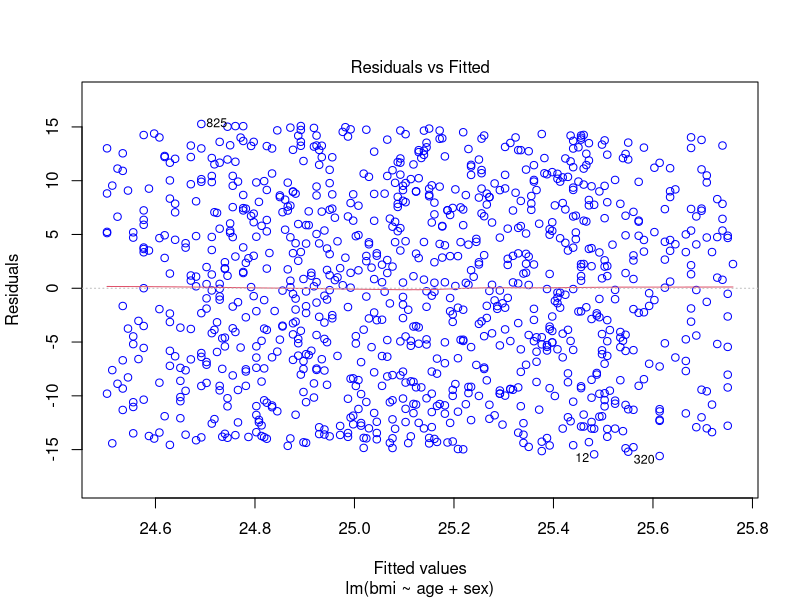
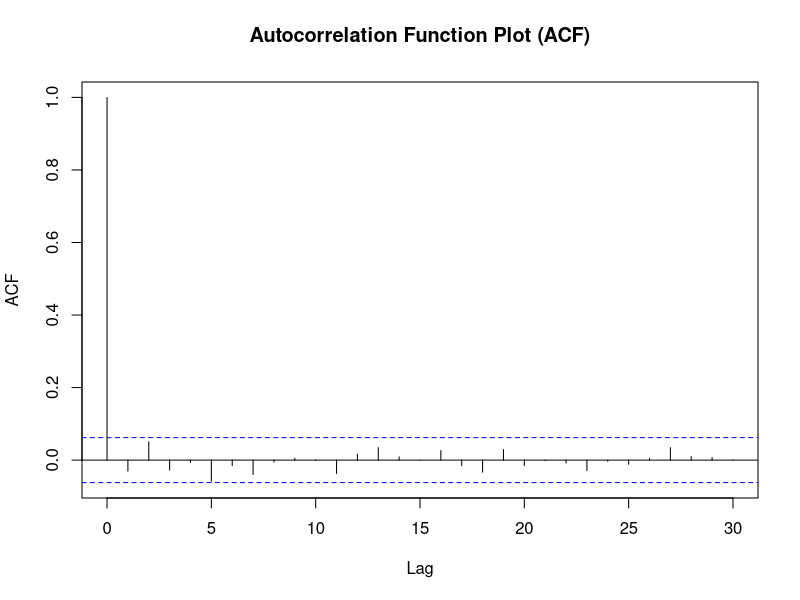
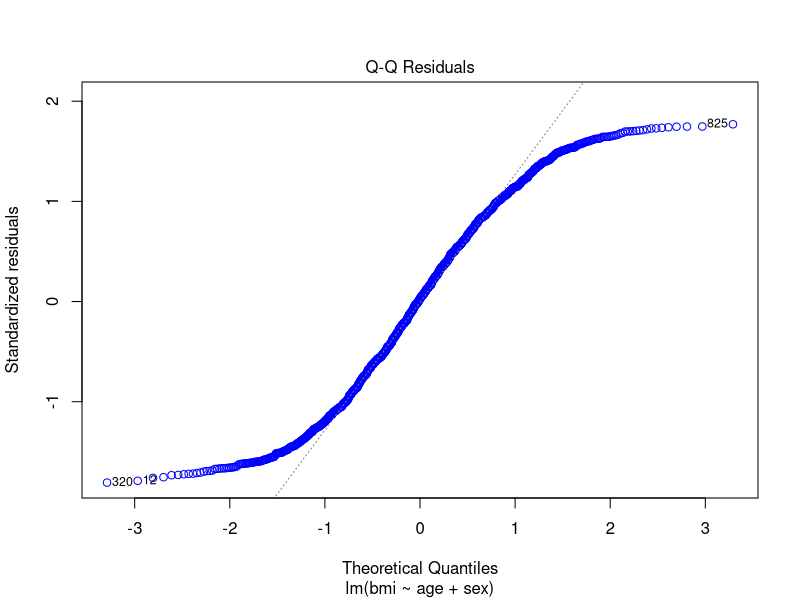
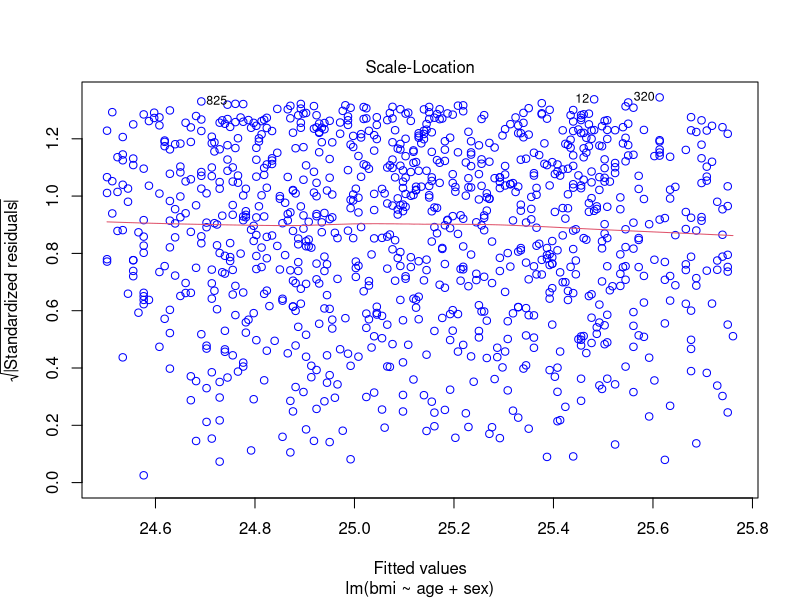

These charts were generated, in order, by the following R code:
## ---- chunk 1
knitr::opts_chunk$set(echo = TRUE, message = FALSE,error = TRUE)
## ---- chunk 2
set.seed(11)
## ---- chunk 3
age<-c(sample(x=seq(0,99),size=1000,replace = TRUE))
bmi<-c(runif(1000,min = 10,max = 40))
## ---- chunk 4
sex<-(sample(x=c("male","female"),size = 1000,replace = TRUE))
sex<-factor(sex,levels = c("female","male"))
## ---- chunk 5
df<-data.frame(
  serial_number=seq(1:1000),
  bmi=bmi,
  age=age,
  sex=sex
)
## ---- chunk 6
knitr::kable(head(df))
## ---- chunk 7
library(caret)
ind<-sample(2,nrow(df),replace = T,prob = c(0.8,0.2))
train<-df[ind==1,]
test<-df[ind==2,]
## ---- chunk 8
lin_reg<-lm(bmi~age+sex,data=df)
## ---- chunk 9
summary(lin_reg)
## ---- chunk 10
lin_reg
## ---- chunk 11
plot(lin_reg,which=1,col=c("blue"))
## ---- chunk 12
summary(lin_reg$residuals)
## ---- chunk 13
acf(lin_reg$residuals,main="Autocorrelation Function Plot (ACF)")
## ---- chunk 14
library(car)
durbinWatsonTest(lin_reg)
## ---- chunk 15
plot(lin_reg,which = 2,col=c("blue"))
## ---- chunk 16
shapiro.test(lin_reg$residuals)
## ---- chunk 17
plot(lin_reg, which=3, col=c("blue"))
## ---- chunk 18
library(lmtest)
bptest(lin_reg)
## ---- chunk 19
lin_pred<-predict(lin_reg,newdata = test)
## ---- chunk 20
R2=R2(lin_pred,test$bmi)
RMSE = RMSE(lin_pred,test$bmi)
MAE = MAE(lin_pred,test$bmi)
print(paste("R2: ",R2))
print(paste("RMSE: ",RMSE))
print(paste("MAE: ",MAE))
